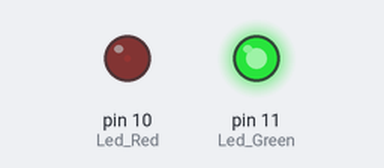
A sketch run on a simulated Arduino Uno, built with avr-gcc and run on an emulated ATmega328P. Parts: output pins drawn as LEDs (lit = HIGH).

Above: at 0.05 s.
At 2.15 s:
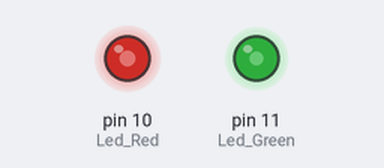
At 3.45 s:
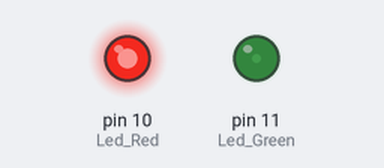
At 6.9 s:
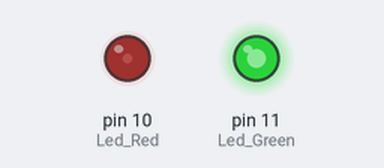
Timing chart, 0 to 10.0 s (numbered marks = the images above):
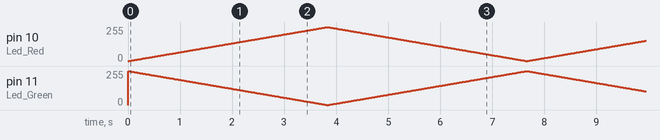

The sketch:

KY-011_PWM.ino
```cpp
int Led_Red = 10;
int Led_Green = 11;

int val;

void setup () {
  // Output pin initialization for the LEDs
  pinMode (Led_Red, OUTPUT);
  pinMode (Led_Green, OUTPUT);
}
void loop () {
   // In this for loop, the two LEDs will get different PWM-Values.
   // Via mixing the brightness of the different LEDs, you will get different colors.
   for (val = 255; val> 0; val--)
      {
      analogWrite (Led_Green, val);
      analogWrite (Led_Red, 255-val);
      delay (15);
   }
   // You will go backwards through the color range in this second loop.
   for (val = 0; val <255; val++)
      {
      analogWrite (Led_Green, val);
      analogWrite (Led_Red, 255-val);
      delay (15);
   }
}
```
